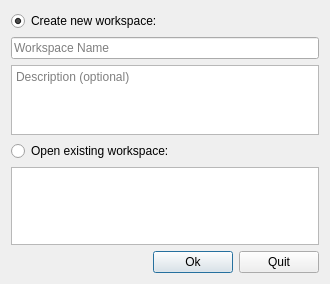
<?xml version="1.0" encoding="UTF-8"?>
<ui version="4.0">
 <class>WorkspaceSelectionDialog</class>
 <widget class="QDialog" name="WorkspaceSelectionDialog">
  <property name="geometry">
   <rect>
    <x>0</x>
    <y>0</y>
    <width>330</width>
    <height>284</height>
   </rect>
  </property>
  <property name="windowTitle">
   <string>Workspaces</string>
  </property>
  <layout class="QVBoxLayout" name="verticalLayout" stretch="0,0,1,0,3,0">
   <item>
    <widget class="QRadioButton" name="newWorkspaceRadio">
     <property name="text">
      <string>Create new workspace:</string>
     </property>
     <property name="checked">
      <bool>true</bool>
     </property>
    </widget>
   </item>
   <item>
    <widget class="QLineEdit" name="newWorkspaceName">
     <property name="placeholderText">
      <string>Workspace Name</string>
     </property>
    </widget>
   </item>
   <item>
    <widget class="QPlainTextEdit" name="newWorkspaceDescription">
     <property name="placeholderText">
      <string>Description (optional)</string>
     </property>
    </widget>
   </item>
   <item>
    <widget class="QRadioButton" name="existingWorkspaceRadio">
     <property name="text">
      <string>Open existing workspace:</string>
     </property>
    </widget>
   </item>
   <item>
    <widget class="QListWidget" name="existingWorkspaceList">
     <property name="viewMode">
      <enum>QListView::IconMode</enum>
     </property>
    </widget>
   </item>
   <item>
    <layout class="QHBoxLayout" name="horizontalLayout">
     <item>
      <spacer name="horizontalSpacer">
       <property name="orientation">
        <enum>Qt::Horizontal</enum>
       </property>
       <property name="sizeHint" stdset="0">
        <size>
         <width>40</width>
         <height>20</height>
        </size>
       </property>
      </spacer>
     </item>
     <item>
      <widget class="QPushButton" name="okButton">
       <property name="text">
        <string>Ok</string>
       </property>
      </widget>
     </item>
     <item>
      <widget class="QPushButton" name="cancelButton">
       <property name="text">
        <string>Quit</string>
       </property>
      </widget>
     </item>
    </layout>
   </item>
  </layout>
 </widget>
 <resources/>
 <connections>
  <connection>
   <sender>cancelButton</sender>
   <signal>clicked()</signal>
   <receiver>WorkspaceSelectionDialog</receiver>
   <slot>reject()</slot>
   <hints>
    <hint type="sourcelabel">
     <x>282</x>
     <y>262</y>
    </hint>
    <hint type="destinationlabel">
     <x>164</x>
     <y>141</y>
    </hint>
   </hints>
  </connection>
  <connection>
   <sender>okButton</sender>
   <signal>clicked()</signal>
   <receiver>WorkspaceSelectionDialog</receiver>
   <slot>accept()</slot>
   <hints>
    <hint type="sourcelabel">
     <x>201</x>
     <y>262</y>
    </hint>
    <hint type="destinationlabel">
     <x>164</x>
     <y>141</y>
    </hint>
   </hints>
  </connection>
 </connections>
</ui>
